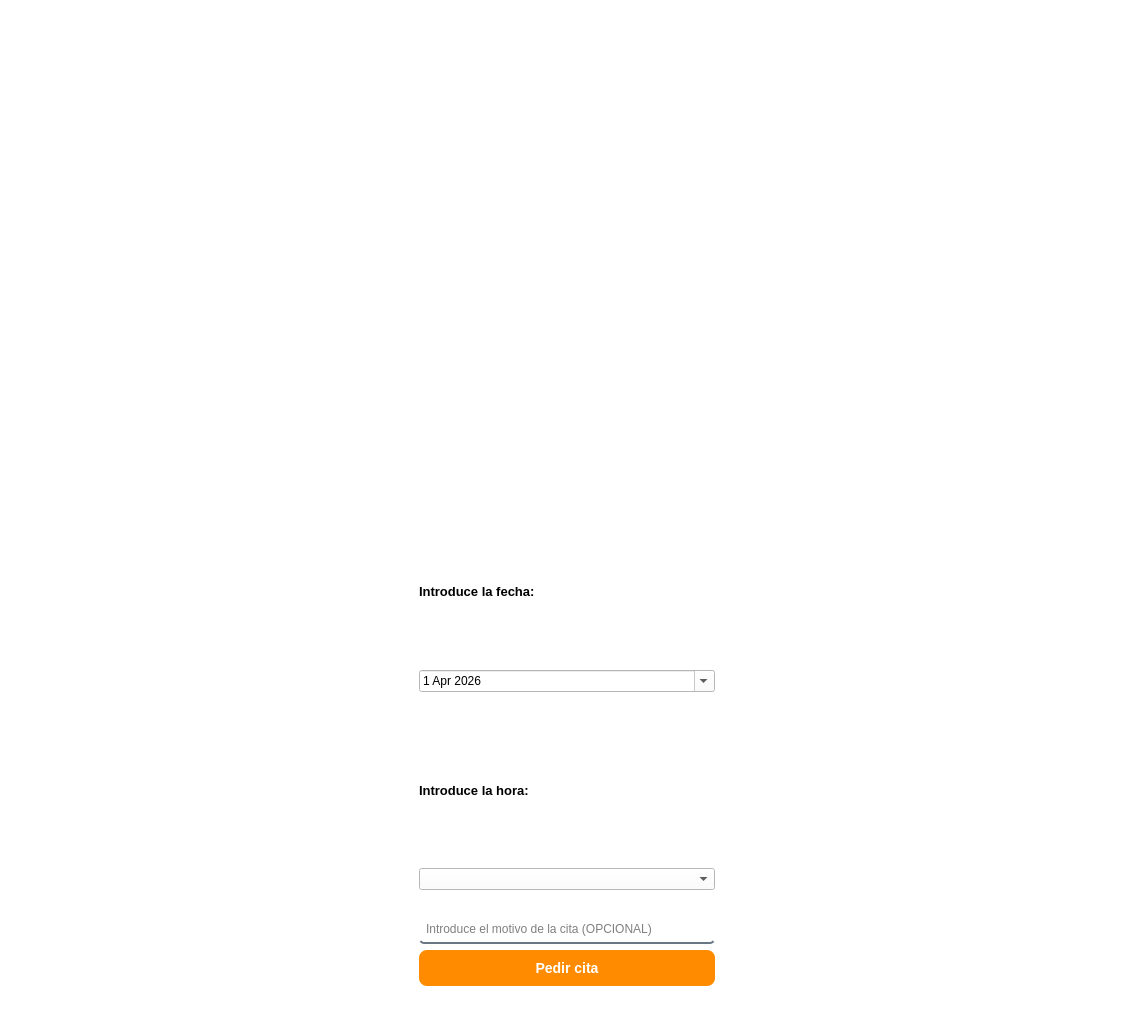
<?xml version="1.0" encoding="UTF-8"?>
<ui version="4.0">
 <class>MainWindow</class>
 <widget class="QMainWindow" name="MainWindow">
  <property name="geometry">
   <rect>
    <x>0</x>
    <y>0</y>
    <width>1134</width>
    <height>1013</height>
   </rect>
  </property>
  <property name="font">
   <font>
    <family>Arial</family>
    <pointsize>10</pointsize>
    <weight>75</weight>
    <italic>false</italic>
    <bold>true</bold>
    <stylestrategy>PreferAntialias</stylestrategy>
   </font>
  </property>
  <property name="cursor">
   <cursorShape>ArrowCursor</cursorShape>
  </property>
  <property name="mouseTracking">
   <bool>false</bool>
  </property>
  <property name="windowTitle">
   <string>MainWindow</string>
  </property>
  <property name="autoFillBackground">
   <bool>false</bool>
  </property>
  <property name="styleSheet">
   <string notr="true">/* Pone el fondo de la ventana en blanco */
QMainWindow {
    background-color: #FFFFFF;
}

QWidget {
    background-color: white;
}


/* Estilo para las cajas de texto (DNI y Contraseña) */
QLineEdit {
    border: 2px solid #2980B9; /* Borde azul KiVet */
    border-radius: 5px;
    padding: 5px;
}</string>
  </property>
  <widget class="QWidget" name="centralwidget">
   <property name="styleSheet">
    <string notr="true"/>
   </property>
   <layout class="QHBoxLayout" name="horizontalLayout">
    <item>
     <spacer name="verticalSpacer_13">
      <property name="orientation">
       <enum>Qt::Vertical</enum>
      </property>
      <property name="sizeHint" stdset="0">
       <size>
        <width>20</width>
        <height>40</height>
       </size>
      </property>
     </spacer>
    </item>
    <item>
     <spacer name="verticalSpacer_17">
      <property name="orientation">
       <enum>Qt::Vertical</enum>
      </property>
      <property name="sizeHint" stdset="0">
       <size>
        <width>20</width>
        <height>40</height>
       </size>
      </property>
     </spacer>
    </item>
    <item>
     <spacer name="verticalSpacer_21">
      <property name="orientation">
       <enum>Qt::Vertical</enum>
      </property>
      <property name="sizeHint" stdset="0">
       <size>
        <width>20</width>
        <height>40</height>
       </size>
      </property>
     </spacer>
    </item>
    <item>
     <spacer name="horizontalSpacer_3">
      <property name="orientation">
       <enum>Qt::Horizontal</enum>
      </property>
      <property name="sizeHint" stdset="0">
       <size>
        <width>40</width>
        <height>20</height>
       </size>
      </property>
     </spacer>
    </item>
    <item>
     <widget class="QWidget" name="widget_5" native="true">
      <property name="styleSheet">
       <string notr="true"/>
      </property>
      <layout class="QVBoxLayout" name="verticalLayout_5">
       <item>
        <widget class="QWidget" name="widget_6" native="true">
         <property name="font">
          <font>
           <kerning>true</kerning>
          </font>
         </property>
         <property name="cursor">
          <cursorShape>ArrowCursor</cursorShape>
         </property>
         <property name="focusPolicy">
          <enum>Qt::NoFocus</enum>
         </property>
         <layout class="QHBoxLayout" name="horizontalLayout_2">
          <item>
           <widget class="QLabel" name="label_5">
            <property name="text">
             <string/>
            </property>
           </widget>
          </item>
          <item>
           <widget class="QLabel" name="label_6">
            <property name="text">
             <string/>
            </property>
           </widget>
          </item>
          <item>
           <spacer name="horizontalSpacer">
            <property name="orientation">
             <enum>Qt::Horizontal</enum>
            </property>
            <property name="sizeHint" stdset="0">
             <size>
              <width>40</width>
              <height>20</height>
             </size>
            </property>
           </spacer>
          </item>
          <item>
           <widget class="QLabel" name="label_8">
            <property name="text">
             <string/>
            </property>
           </widget>
          </item>
          <item>
           <widget class="QLabel" name="label_3">
            <property name="maximumSize">
             <size>
              <width>800</width>
              <height>1000</height>
             </size>
            </property>
            <property name="font">
             <font>
              <weight>50</weight>
              <bold>false</bold>
             </font>
            </property>
            <property name="layoutDirection">
             <enum>Qt::LeftToRight</enum>
            </property>
            <property name="text">
             <string/>
            </property>
            <property name="pixmap">
             <pixmap resource="../imagenes/recursos.qrc">:/imagenes/logoKiVet.jpg</pixmap>
            </property>
            <property name="scaledContents">
             <bool>true</bool>
            </property>
            <property name="alignment">
             <set>Qt::AlignCenter</set>
            </property>
            <property name="wordWrap">
             <bool>false</bool>
            </property>
            <property name="indent">
             <number>-1</number>
            </property>
            <property name="openExternalLinks">
             <bool>false</bool>
            </property>
           </widget>
          </item>
          <item>
           <spacer name="horizontalSpacer_2">
            <property name="orientation">
             <enum>Qt::Horizontal</enum>
            </property>
            <property name="sizeHint" stdset="0">
             <size>
              <width>40</width>
              <height>20</height>
             </size>
            </property>
           </spacer>
          </item>
          <item>
           <widget class="QLabel" name="label_9">
            <property name="text">
             <string/>
            </property>
           </widget>
          </item>
          <item>
           <widget class="QLabel" name="label_7">
            <property name="text">
             <string/>
            </property>
           </widget>
          </item>
          <item>
           <widget class="QLabel" name="label_4">
            <property name="text">
             <string/>
            </property>
           </widget>
          </item>
         </layout>
        </widget>
       </item>
       <item>
        <widget class="QWidget" name="widget_7" native="true">
         <layout class="QVBoxLayout" name="verticalLayout_2">
          <item>
           <widget class="QLabel" name="label_2">
            <property name="font">
             <font>
              <pointsize>10</pointsize>
              <weight>75</weight>
              <bold>true</bold>
             </font>
            </property>
            <property name="text">
             <string>Introduce la fecha:</string>
            </property>
           </widget>
          </item>
          <item>
           <widget class="QDateEdit" name="inputFecha">
            <property name="maximumDate">
             <date>
              <year>2026</year>
              <month>12</month>
              <day>31</day>
             </date>
            </property>
            <property name="minimumDate">
             <date>
              <year>2026</year>
              <month>4</month>
              <day>1</day>
             </date>
            </property>
            <property name="maximumTime">
             <time>
              <hour>19</hour>
              <minute>30</minute>
              <second>0</second>
             </time>
            </property>
            <property name="minimumTime">
             <time>
              <hour>8</hour>
              <minute>0</minute>
              <second>0</second>
             </time>
            </property>
            <property name="calendarPopup">
             <bool>true</bool>
            </property>
            <property name="currentSectionIndex">
             <number>0</number>
            </property>
           </widget>
          </item>
          <item>
           <spacer name="horizontalSpacer_4">
            <property name="orientation">
             <enum>Qt::Horizontal</enum>
            </property>
            <property name="sizeHint" stdset="0">
             <size>
              <width>40</width>
              <height>20</height>
             </size>
            </property>
           </spacer>
          </item>
          <item>
           <widget class="QLabel" name="label">
            <property name="font">
             <font>
              <pointsize>10</pointsize>
              <weight>75</weight>
              <italic>false</italic>
              <bold>true</bold>
             </font>
            </property>
            <property name="text">
             <string>Introduce la hora:</string>
            </property>
           </widget>
          </item>
          <item>
           <widget class="QComboBox" name="inputHora"/>
          </item>
          <item>
           <spacer name="horizontalSpacer_8">
            <property name="orientation">
             <enum>Qt::Horizontal</enum>
            </property>
            <property name="sizeHint" stdset="0">
             <size>
              <width>40</width>
              <height>20</height>
             </size>
            </property>
           </spacer>
          </item>
          <item>
           <widget class="QLineEdit" name="inputMotivo">
            <property name="font">
             <font>
              <pointsize>9</pointsize>
              <weight>50</weight>
              <bold>false</bold>
             </font>
            </property>
            <property name="styleSheet">
             <string notr="true">background-color: rgba(0,0,0, 0);
border: none;
border-bottom: 2px solid rgba(105, 118, 132, 255)
</string>
            </property>
            <property name="placeholderText">
             <string>Introduce el motivo de la cita (OPCIONAL)</string>
            </property>
           </widget>
          </item>
          <item>
           <widget class="QPushButton" name="btnGuardarCita">
            <property name="styleSheet">
             <string notr="true">/* Le da el color naranja corporativo al botón principal */
QPushButton#btnGuardarCita {
    background-color: #FF8C00;
    color: white;
    border-radius: 8px; /* Redondea los bordes */
    padding: 10px;
    font-weight: bold;
    font-size: 14px;
}

/* Efecto para cuando el usuario pase el dedo/ratón por encima */
QPushButton#btnGuardarCita:hover {
    background-color: #E67E22;
}</string>
            </property>
            <property name="text">
             <string>Pedir cita</string>
            </property>
           </widget>
          </item>
         </layout>
        </widget>
       </item>
      </layout>
     </widget>
    </item>
    <item>
     <spacer name="horizontalSpacer_6">
      <property name="orientation">
       <enum>Qt::Horizontal</enum>
      </property>
      <property name="sizeHint" stdset="0">
       <size>
        <width>40</width>
        <height>20</height>
       </size>
      </property>
     </spacer>
    </item>
    <item>
     <spacer name="verticalSpacer_22">
      <property name="orientation">
       <enum>Qt::Vertical</enum>
      </property>
      <property name="sizeHint" stdset="0">
       <size>
        <width>20</width>
        <height>40</height>
       </size>
      </property>
     </spacer>
    </item>
    <item>
     <spacer name="verticalSpacer_14">
      <property name="orientation">
       <enum>Qt::Vertical</enum>
      </property>
      <property name="sizeHint" stdset="0">
       <size>
        <width>20</width>
        <height>40</height>
       </size>
      </property>
     </spacer>
    </item>
    <item>
     <spacer name="verticalSpacer_18">
      <property name="orientation">
       <enum>Qt::Vertical</enum>
      </property>
      <property name="sizeHint" stdset="0">
       <size>
        <width>20</width>
        <height>40</height>
       </size>
      </property>
     </spacer>
    </item>
   </layout>
  </widget>
 </widget>
 <resources>
  <include location="../imagenes/recursos.qrc"/>
 </resources>
 <connections/>
</ui>
